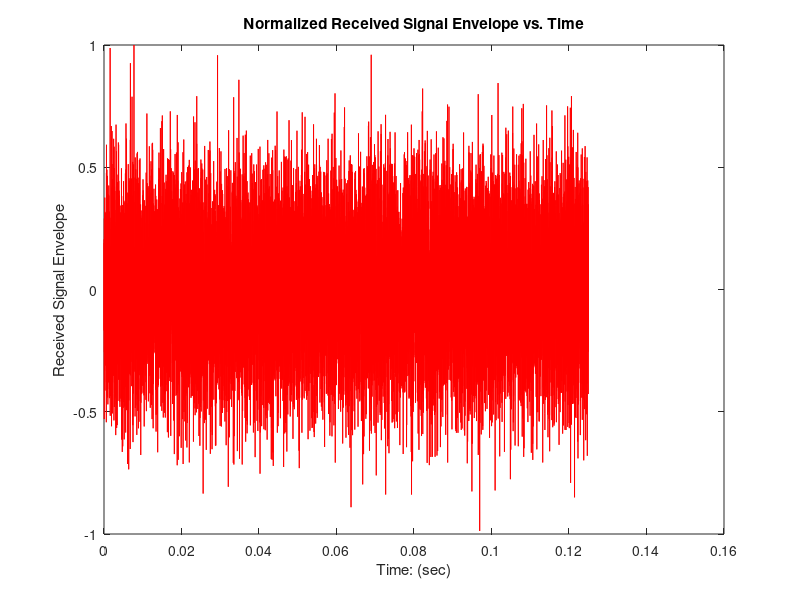

Write MATLAB code to recreate this figure.
%% ---_ ENEL 529 - Lab 4 - Case 1 ---- %%
%
% Author:   Kyle Derby MacInnis
% Date:     November 3, 2014
%
% ----------------------------------- %

% Clear all System Variables
clear all;

%% Step 0 - Preambles
% # of bits
M = 1000;
% Setup Empty Bit Stream Vector
b = zeros(1,M);
% Setup Bit Rate Period (0.125 ms)
Tb = 0.125 * 10^(-3);
% Setup the Carrier Frequency (10 KHz)
fc = 10*10^(3);
% Setup # of samples in one bit interval
N = 15;
% Calculate the Sample Time
dt = Tb/N;

%% Step 1 - Generate Random Bit Stream
% Setup Random Binary Data Stream (0's and 1's)
binary_data = rand(1,M) > 0.5;
% Convert to Data Stream (-1's and 1's)
b = 2.*binary_data - 1;

%% Step 2 - Generate the BPSK Transmitted Waveform (Rayleigh)
% Setup empty Signal Vector
s_i = zeros(1, M*N);
% Setup Energy of Symbol
E = Tb/2;
% Loop through Time Index, n (1-15000)
for i = 1:M
    for j = 1:N
        % Calculate Time Index, n
        n = i*N - (N-j);
        % Calculate the BPSK Signal at Time index n with Uniform Random Phase Shift
        s_i(1, n) = b(1, i) * sqrt((2*E)/Tb)*cos(2*pi*fc*n*dt + random('uniform', 0, 2*pi));
    end
end

%% Step 3 - Generate the Received Signal Waveform (Rayleigh)
% Create empty Signal Vector
r = zeros(1, M*N);
% Loop through Time Index, n
for i = 1:M
    for j = 1:N
        % Calculate the Time Index, n
        n = i*N - (N-j);
        % Calculate the Received Signal at Time, n
        r(1,n) = raylrnd(1)*s_i(1, n) + normrnd(0, sqrt(5.0));
    end
end

%% Step 4 - Normalize the Received Signal Vector
% Generate Empty Vector
r_n = zeros(1, M*N);
% Calculate the Max of the Received Signal
r_max = max(abs(r));
% Normalize Vector
for i=1:M*N
    r_n(1,i) = r(1,i)/r_max;
end

% Plot Normalized Received Signal
t = dt*(1:M*N);
figure(1);
plot(t, r_n(1,:), 'r-');
xlabel('Time: (sec)');
ylabel('Received Signal Envelope');
title('Normalized Received Signal Envelope vs. Time');

%% ## CASE 4 - RAYLEIGH IMPERFECT COHERENT DETECTOR (RANDOM ERR)

%% Step 5 - Perform Coherent Demodulation of the Normalized Waveform
% Generate Empty Vector for Demodulated Signal
x = zeros(1, M*N);
% Loop through Time Indices, n
for i = 1:M
    for j = 1:N
        % Calculate the time Index, n
        n = i*N - (N-j);
        % Demodulate the Signal
        x(1, n) = r_n(1, n)*(2*cos(2*pi*fc*n*dt));
    end
end


%% Step 6 - Perform Low-pass Filtering
% Generate Butterworth Filter Parameters
[bb, aa] = butter(10, 0.2);
% Filter Signal with Butterworth Filter
filter_output = filtfilt(bb, aa, x);

%% Step 7 - Perform Signal Detection
% Generate Empty Signal Vector
recovered_data = zeros(1,M);
% Loop Through Symbols
for i = 1:M
    % Calculate Middle Time Index of Symbol
    k = ceil(N/2 + (i-1)*N);
    % Recover Bit Data from Signal
    if filter_output(k) > 0
        recovered_data(1,i) = 1;
    else
        recovered_data(1,i) = -1;
    end
end

%% Step 8 - Compare the Transmitted Signal with the Recovered Signal
% Initialize # of Errors to zero
BE = 0;
% Loop and Compare Bit-by-Bit
for i = 1:M
    if recovered_data(1,i) ~= b(1,i)
        BE = BE + 1;
    end
end
% Calculate the Bit Error Rate
BER = BE/M;
display('For Rayleigh Faded Channel with AWGN Noise Variance of 0.01:');
display(BER);

%% Step 9 - Repeat Steps 3-8 For Different Values of AWGN Noise Variance
% For Variance of 0.25 (0.5 std. dev)

% For Variance of 1.0 (1.0 std. dev)

% For Variance of 5.0 (sqrt(5.0) std. dev)